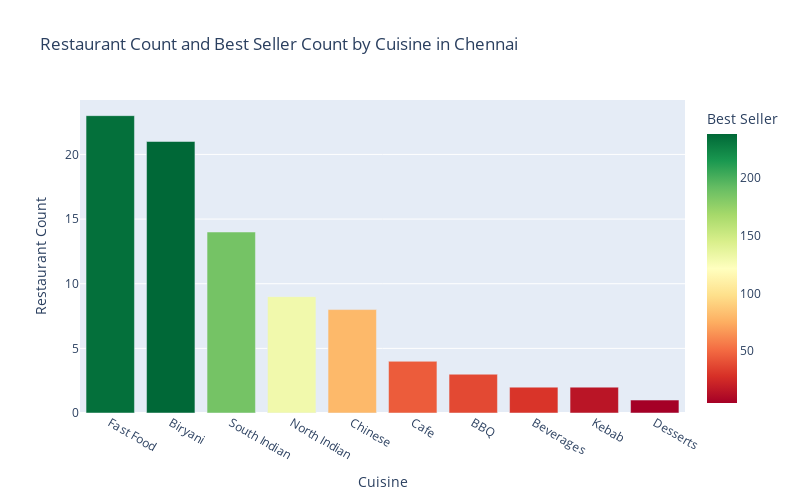

This figure's notebook cell:
### Code cell
# plot cuisine vs restaurant count with best_seller as hue

# group by cuisine and get count of restaurants
restaurant_count = df_chennai.groupby('cuisine')['restaurant_name'].nunique().reset_index()

# group by cuisine and get total votes
total_votes = df_chennai.groupby('cuisine')['best_seller'].sum().reset_index()

# merge the two dataframes on cuisine
merged_data = pd.merge(restaurant_count, total_votes, on='cuisine', how='inner')

# create the plot
fig = px.bar(merged_data, x='cuisine', y='restaurant_name', color='best_seller',
             labels={'cuisine': 'Cuisine', 'restaurant_name': 'Restaurant Count', 'best_seller': 'Best Seller'},
             title='Restaurant Count and Best Seller Count by Cuisine in Chennai',
             color_continuous_scale='RdYlGn')

# order in descending
fig.update_xaxes(categoryorder='total descending')

# set the plot size
fig.update_layout(width=800, height=500)

# show the plot
fig.show()

### Figure 1 — Plotly figure (JSON) as saved in the notebook; plotly's stock layout.template omitted (floating-point values rounded to 4 significant figures)
{"data": [{"alignmentgroup": "True", "hovertemplate": "Cuisine=%{x}<br>Restaurant Count=%{y}<br>Best Seller=%{marker.color}<extra></extra>", "legendgroup": "", "marker": {"color": [38, 30, 238, 45, 80, 5, 234, 15, 130, 186], "coloraxis": "coloraxis", "pattern": {"shape": ""}}, "name": "", "offsetgroup": "", "orientation": "v", "showlegend": false, "textposition": "auto", "type": "bar", "x": ["BBQ", "Beverages", "Biryani", "Cafe", "Chinese", "Desserts", "Fast Food", "Kebab", "North Indian", "South Indian"], "xaxis": "x", "y": [3, 2, 21, 4, 8, 1, 23, 2, 9, 14], "yaxis": "y"}], "layout": {"barmode": "relative", "coloraxis": {"colorbar": {"title": {"text": "Best Seller"}}, "colorscale": [[0, "rgb(165,0,38)"], [0.1, "rgb(215,48,39)"], [0.2, "rgb(244,109,67)"], [0.3, "rgb(253,174,97)"], [0.4, "rgb(254,224,139)"], [0.5, "rgb(255,255,191)"], [0.6, "rgb(217,239,139)"], [0.7, "rgb(166,217,106)"], [0.8, "rgb(102,189,99)"], [0.9, "rgb(26,152,80)"], [1, "rgb(0,104,55)"]]}, "height": 500, "legend": {"tracegroupgap": 0}, "title": {"text": "Restaurant Count and Best Seller Count by Cuisine in Chennai"}, "width": 800, "xaxis": {"anchor": "y", "autorange": true, "categoryorder": "total descending", "domain": [0, 1], "range": [-0.5, 9.5], "title": {"text": "Cuisine"}, "type": "category"}, "yaxis": {"anchor": "x", "autorange": true, "domain": [0, 1], "range": [0, 24.21], "title": {"text": "Restaurant Count"}, "type": "linear"}}}
